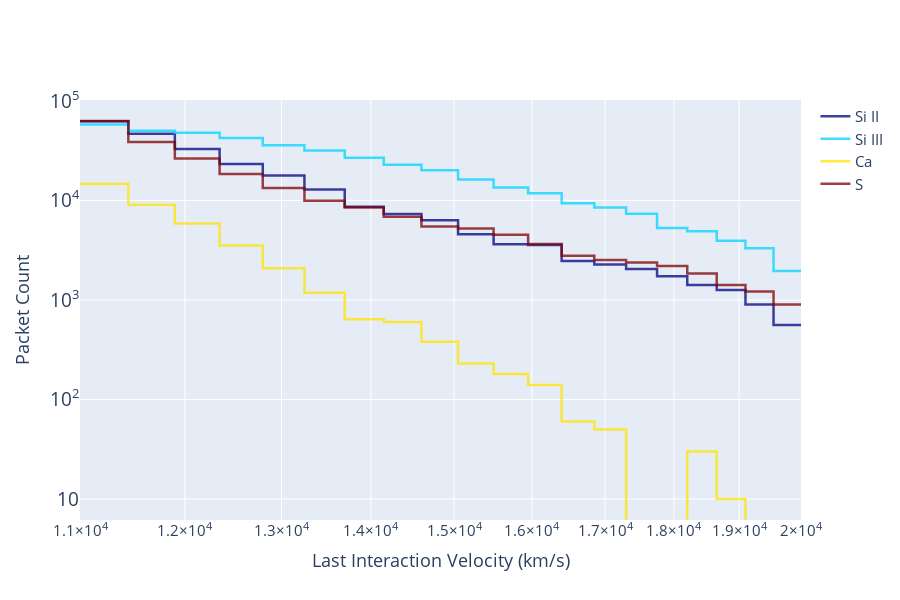

Notebook code for this chart:
### Markdown cell above
### Plotting on the Log Scale
You can plot on the log scale on x-axis using `xlog_scale=True` and on y-axis using `ylog_scale=True` by default both are set to `False`.

### Code cell
plotter.generate_plot_ply(species_list = ["Si I-III", "Ca", "S"], xlog_scale=True, ylog_scale=True)
